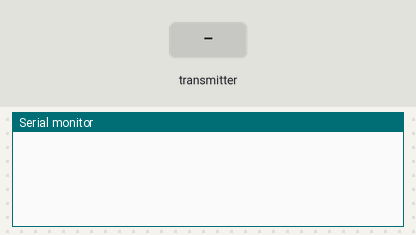
The sketch below on a simulated ESP32. Parts: the last lines printed to the serial monitor. Inputs (shaded band) come from the test bench.

Above: at 1.2 s.
1.3 s: the transmitter starts sending id = 0
At 1.66 s:
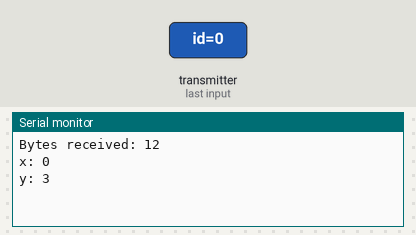
2.8 s: the transmitter starts sending motorSpeed = 0
At 3.16 s:
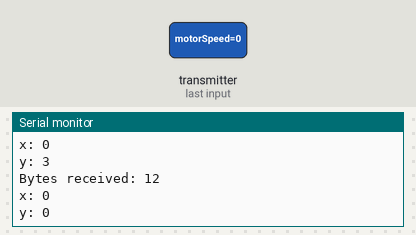
4.3 s: the transmitter starts sending onOFF = 1
5.8 s: the transmitter starts sending motorSpeed = 1024
At 6.16 s:
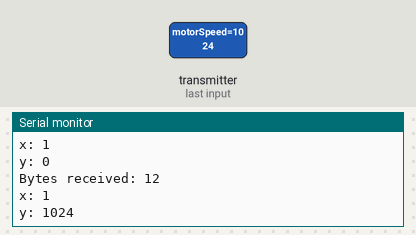
Timing chart, 0 to 8.3 s (numbered marks = the images above; inputs shaded):
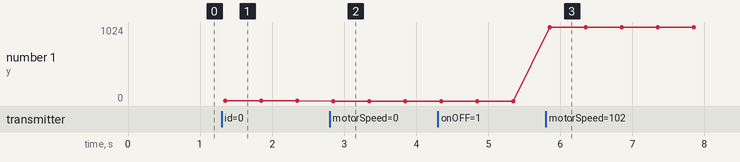

Measured:
- after the input at 1.3 s, the serial monitor: prints a new line after 0.05 s (image 1)
- after the input at 2.8 s, the serial monitor: prints a new line after 0.05 s (image 2)
- after the input at 5.8 s, the serial monitor: prints a new line after 0.05 s (image 3)
- plotted number 1: 0 → 1024 after the input at 5.8 s

The sketch:

Test_Receiver.ino
```cpp
#include <esp_now.h>
#include <WiFi.h>

//Structure example to receive data
//Must match the sender structure
typedef struct powerMotor_set {
  int id; // must be unique for each sender board
  int motorSpeed = 3;
  int onOFF;
} powerMotor_struct;

//Create a struct_message called myData
powerMotor_struct pMotorData;

//callback function that will be executed when data is received
void OnDataRecv(const uint8_t * mac, const uint8_t *incomingData, int len) {
  memcpy(&pMotorData, incomingData, sizeof(pMotorData));
  Serial.print("Bytes received: ");
  Serial.println(len);
  Serial.print("x: ");
  Serial.println(pMotorData.onOFF);
  Serial.print("y: ");
  Serial.println(pMotorData.motorSpeed);
  Serial.println();
}

void setup() {
  //Initialize Serial Monitor
  Serial.begin(115200);

  //Set device as a Wi-Fi Station
  WiFi.mode(WIFI_STA);

  //Init ESP-NOW
  if (esp_now_init() != ESP_OK) {
    Serial.println("Error initializing ESP-NOW");
    return;
  }

  // Once ESPNow is successfully Init, we will register for recv CB to
  // get recv packer info
  esp_now_register_recv_cb(OnDataRecv);
}

void loop() {

}
```
